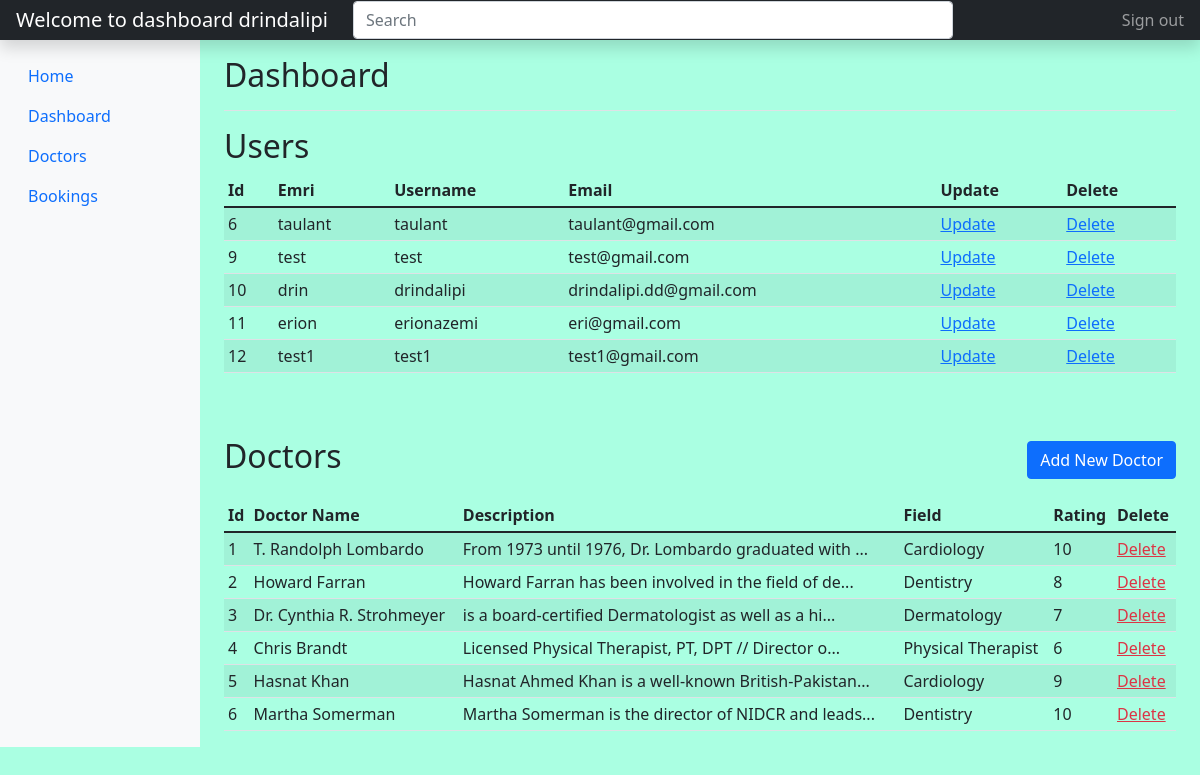
The page /dashboard.php (signed in) on the database its author committed.
### tables this page shows
CREATE TABLE `users` (
  `id` int(255) NOT NULL,
  `emri` varchar(255) NOT NULL,
  `username` varchar(255) NOT NULL,
  `email` varchar(255) NOT NULL,
  `password` varchar(255) NOT NULL,
  `confirm_password` varchar(255) NOT NULL,
  `is_admin` varchar(255) NOT NULL
);

CREATE TABLE `movies` (
  `id` int(255) NOT NULL,
  `movie_name` varchar(255) NOT NULL,
  `movie_desc` varchar(255) NOT NULL,
  `movie_quality` varchar(255) NOT NULL,
  `movie_rating` int(255) NOT NULL,
  `movie_image` varchar(255) NOT NULL
);

### dashboard.php (the view, shortened to what this page needs)
<?php
    include_once('config.php');
    $sql = "SELECT * FROM users";
    $selectUsers = $conn->prepare($sql);
    $selectUsers->execute();
    $users_data = $selectUsers->fetchAll();
    $sql_movies = "SELECT * FROM movies";
    $selectMovies = $conn->prepare($sql_movies);
    try {
        $selectMovies->execute();
        $movies_data = $selectMovies->fetchAll(PDO::FETCH_ASSOC);
    } catch (PDOException $e) {
        $movies_data = [];
    }
 ?>
 <!DOCTYPE html>
 <html>
 <head>
 	<link href="https://cdn.jsdelivr.net/npm/bootstrap@5.1.3/dist/css/bootstrap.min.css" rel="stylesheet">
  <link rel="stylesheet" href="home.css">
 </head>
 <body>
 <header class="navbar navbar-dark sticky-top bg-dark flex-md-nowrap p-0 shadow">
  <a class="navbar-brand col-md-3 col-lg-2 me-0 px-3" href="#"><?php echo "Welcome to dashboard ".$_SESSION['username']; ?></a>
  <input class="form-control form-control-dark w-50" type="text" placeholder="Search" aria-label="Search">
  <div class="navbar-nav">
    <div class="nav-item text-nowrap">
      <a class="nav-link px-3" href="logout.php">Sign out</a>
    </div>
  </div>
</header>
<div class="container-fluid">
  <div class="row">
    <nav id="sidebarMenu" class="col-md-3 col-lg-2 d-md-block bg-light sidebar collapse">
      <div class="position-sticky pt-3">
        <ul class="nav flex-column">
           <?php if ($_SESSION['is_admin'] == 'true') { ?>
            <li class="nav-item">
              <a class="nav-link" href="home.php">
                Home
              </a>
            </li>
          <li class="nav-item">
            <a class="nav-link active" aria-current="page" href="dashboard.php">
              Dashboard
            </a>
          </li>
          <li class="nav-item">
            <a class="nav-link" href="list_movies.php">
              Doctors
            </a>
          </li>
          <li class="nav-item">
            <a class="nav-link" href="bookings.php">
              Bookings
            </a>
          </li>
        </ul>
      <?php
      } ?>
      </div>
    </nav>
    <main class="col-md-9 ms-sm-auto col-lg-10 px-md-4">
      <div class="d-flex justify-content-between flex-wrap flex-md-nowrap align-items-center pt-3 pb-2 mb-3 border-bottom">
        <h1 class="h2">Dashboard</h1>
      </div>
    <?php if ($_SESSION['is_admin'] == 'true') { ?>
      <h2>Users</h2>
      <div class="table-responsive">
        <table class="table table-striped table-sm">
          <thead>
            <tr>
              <th scope="col">Id</th>
              <th scope="col">Emri</th>
              <th scope="col">Username</th>
              <th scope="col">Email</th>
              <th scope="col">Update</th>
              <th scope="col">Delete</th>
            </tr>
          </thead>
          <tbody>
            <?php foreach ($users_data as $user_data) { ?>
               <tr>
                <td><?php echo $user_data['id']; ?></td>
                <td><?php echo $user_data['emri']; ?></td>
                <td><?php echo $user_data['username']; ?></td>
                <td><?php echo $user_data['email']; ?></td>
                <td><a href="editUsers.php?id=<?= $user_data['id'];?>">Update</a></td>
                <td><a href="deleteUsers.php?id=<?= $user_data['id'];?>">Delete</a></td>
              </tr>
           <?php  } ?>
          </tbody>
        </table>
      </div>
     <?php  } else {
    } ?>
      <div class="d-flex justify-content-between align-items-center mt-5 mb-3">
        <h2>Doctors</h2>
        <button type="button" class="btn btn-primary" data-bs-toggle="modal" data-bs-target="#addMovieModal">
          Add New Doctor
        </button>
      </div>
      <div class="table-responsive">
        <table class="table table-striped table-sm">
          <thead>
            <tr>
              <th scope="col">Id</th>
              <th scope="col">Doctor Name</th>
              <th scope="col">Description</th>
              <th scope="col">Field</th>
              <th scope="col">Rating</th>
              <th scope="col">Delete</th>
            </tr>
          </thead>
          <tbody>
            <?php if ($_SESSION['is_admin'] == 'true') {
                  if (count($movies_data) > 0) {
                      foreach ($movies_data as $movie) { ?>
                         <tr>
                          <td><?php echo $movie['id']; ?></td>
                          <td><?php echo $movie['movie_name']; ?></td>
                          <td><?php echo substr($movie['movie_desc'], 0, 50) . '...'; ?></td>
                          <td><?php echo $movie['movie_quality']; ?></td>
                          <td><?php echo $movie['movie_rating']; ?></td>
                          <td><a href="delete_movie.php?id=<?= $movie['id'];?>" class="text-danger" onclick="return confirm('Are you sure you want to delete this movie?');">Delete</a></td>
                        </tr>
                  <?php }
                  } else { ?>
                      <tr>
                          <td colspan="6" class="text-center">No doctors found</td>
                      </tr>
                  <?php }
            } else { ?>
                <tr>
                    <td colspan="6" class="text-center">You must be an admin to view doctors</td>
                </tr>
            <?php } ?>
          </tbody>
        </table>
      </div>
    </main>
  </div>
</div>
  </body>
</html>
 </body>
 </html>

### home.css (style rules this page uses)
body { background-color: rgba(135, 255, 215, 0.705); }

### rows shown on the page
users: id "6", emri "taulant", username "taulant", email "taulant@gmail.com"
users: id "9", emri "test", username "test", email "test@gmail.com"
users: id "10", emri "drin", username "drindalipi", email "drindalipi.dd@gmail.com"
users: id "11", emri "erion", username "erionazemi", email "eri@gmail.com"
users: id "12", emri "test1", username "test1", email "test1@gmail.com"
movies: id "1", movie_name "T. Randolph Lombardo", movie_desc "From 1973 until 1976, Dr. Lombardo graduated with", movie_quality "Cardiology", movie_rating "10"
movies: id "2", movie_name "Howard Farran", movie_desc "Howard Farran has been involved in the field of de", movie_quality "Dentistry", movie_rating "8"
movies: id "3", movie_name "Dr. Cynthia R. Strohmeyer", movie_desc "is a board-certified Dermatologist as well as a hi", movie_quality "Dermatology", movie_rating "7"
movies: id "4", movie_name "Chris Brandt", movie_desc "Licensed Physical Therapist, PT, DPT // Director o", movie_quality "Physical Therapist", movie_rating "6"
movies: id "5", movie_name "Hasnat Khan", movie_desc "Hasnat Ahmed Khan is a well-known British-Pakistan", movie_quality "Cardiology", movie_rating "9"
movies: id "6", movie_name "Martha Somerman", movie_desc "Martha Somerman is the director of NIDCR and leads", movie_quality "Dentistry", movie_rating "10"

### other values the page prints
$_SESSION['username'] "drindalipi"
